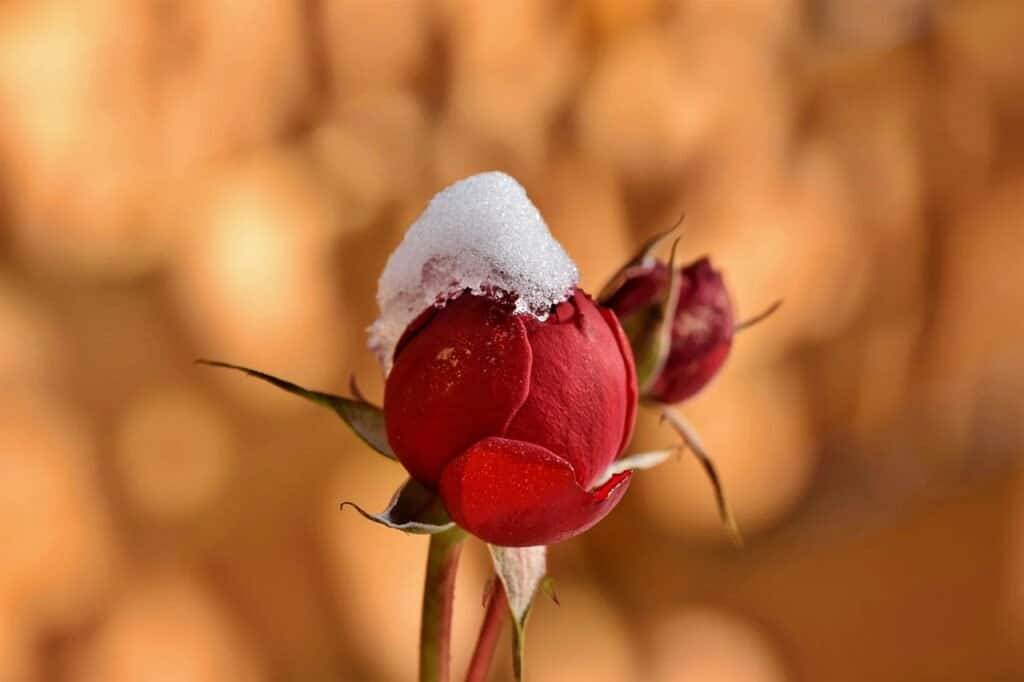
#> input picture Lab-01/test.jpg, 1024 x 682 px
$ python q6.py
#> lines starting #> are read from the running program, lines starting #| are printed output that depends on the picture
import cv2

img = cv2.imread('test.jpg')
#> img is the input picture: shape (682, 1024, 3); mean B, G, R 60.4, 110.8, 184
height, width = img.shape[:2]
#> height = 682; width = 1024
center = (width/2, height/2)
#> center = (512, 341)
rotate_matrix = cv2.getRotationMatrix2D(center = center, angle = 45, scale = 1)
rotated_img = cv2.warpAffine(src = img, M = rotate_matrix, dsize = (width, height))
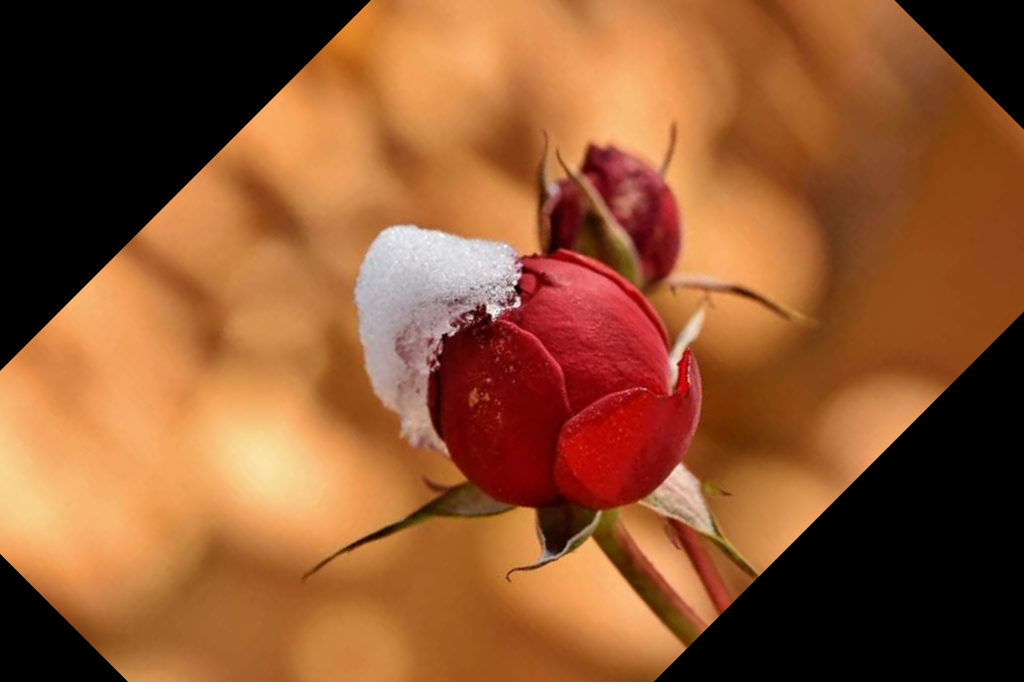
#> rotated_img: shape (682, 1024, 3); mean B, G, R 47.7, 85.3, 142.4

cv2.imshow('Original Image', img)
cv2.imshow('Rotated Image', rotated_img)
cv2.waitKey(0)
# cv2.imwrite('rotated_img.jpg', rotated_img)
